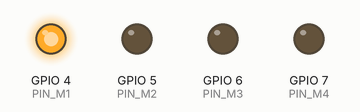
Simulated run of this sketch. Board: ESP32-S3. Parts: output pins drawn as LEDs (lit = HIGH). What the sketch prints to the serial monitor is not drawn.

Above: at 2.0 s.
At 5.0 s:
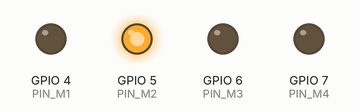
At 8.0 s:
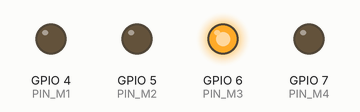
At 11.0 s:
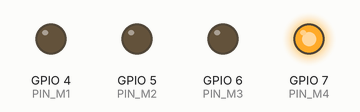
At 13.5 s:
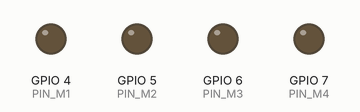
Timing chart, 0 to 18.7 s (numbered marks = the images above):
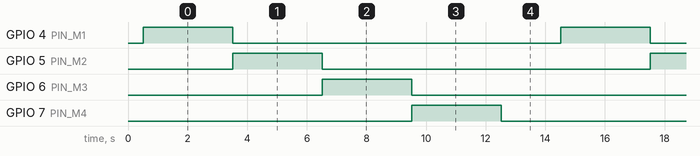

Measured:
- by itself, GPIO 4 (PIN_M1), GPIO 5 (PIN_M2), GPIO 6 (PIN_M3), GPIO 7 (PIN_M4): alternates HIGH for 3.0 s and LOW for 11.0 s
- by itself, everything shown: repeats every 14.0 s, in 5 steps

The sketch:

7_test_pin_independen.ino
```cpp
/*
 * TEST PIN INDEPENDEN
 * Cek apakah GPIO 4, 5, 6, 7 benar-benar independen
 * di ESP32-S3 tanpa library Servo.
 *
 * Buka Serial Monitor 115200
 * Ukur tegangan tiap pin dengan multimeter saat test berjalan
 */

#define PIN_M1  4
#define PIN_M2  5
#define PIN_M3  6
#define PIN_M4  7

void setup() {
  Serial.begin(115200);
  delay(500);

  pinMode(PIN_M1, OUTPUT);
  pinMode(PIN_M2, OUTPUT);
  pinMode(PIN_M3, OUTPUT);
  pinMode(PIN_M4, OUTPUT);

  // Semua LOW dulu
  digitalWrite(PIN_M1, LOW);
  digitalWrite(PIN_M2, LOW);
  digitalWrite(PIN_M3, LOW);
  digitalWrite(PIN_M4, LOW);

  Serial.println("=== TEST PIN INDEPENDEN ===");
  Serial.println("Ukur tegangan tiap pin dengan multimeter.");
  Serial.println("Hanya pin yang disebut yang boleh HIGH (~3.3V).");
  Serial.println("Pin lain harus LOW (~0V).");
  Serial.println();
}

void loop() {
  // Test GPIO 4 saja
  Serial.println("GPIO 4 = HIGH, sisanya LOW");
  Serial.println("Ukur: GPIO4=3.3V, GPIO5=0V, GPIO6=0V, GPIO7=0V");
  digitalWrite(PIN_M1, HIGH);
  digitalWrite(PIN_M2, LOW);
  digitalWrite(PIN_M3, LOW);
  digitalWrite(PIN_M4, LOW);
  delay(3000);

  // Test GPIO 5 saja
  Serial.println("GPIO 5 = HIGH, sisanya LOW");
  Serial.println("Ukur: GPIO4=0V, GPIO5=3.3V, GPIO6=0V, GPIO7=0V");
  digitalWrite(PIN_M1, LOW);
  digitalWrite(PIN_M2, HIGH);
  digitalWrite(PIN_M3, LOW);
  digitalWrite(PIN_M4, LOW);
  delay(3000);

  // Test GPIO 6 saja
  Serial.println("GPIO 6 = HIGH, sisanya LOW");
  Serial.println("Ukur: GPIO4=0V, GPIO5=0V, GPIO6=3.3V, GPIO7=0V");
  digitalWrite(PIN_M1, LOW);
  digitalWrite(PIN_M2, LOW);
  digitalWrite(PIN_M3, HIGH);
  digitalWrite(PIN_M4, LOW);
  delay(3000);

  // Test GPIO 7 saja
  Serial.println("GPIO 7 = HIGH, sisanya LOW");
  Serial.println("Ukur: GPIO4=0V, GPIO5=0V, GPIO6=0V, GPIO7=3.3V");
  digitalWrite(PIN_M1, LOW);
  digitalWrite(PIN_M2, LOW);
  digitalWrite(PIN_M3, LOW);
  digitalWrite(PIN_M4, HIGH);
  delay(3000);

  // Semua LOW
  Serial.println("Semua LOW");
  digitalWrite(PIN_M1, LOW);
  digitalWrite(PIN_M2, LOW);
  digitalWrite(PIN_M3, LOW);
  digitalWrite(PIN_M4, LOW);
  Serial.println("──────────────────────────────");
  delay(2000);
}
```
